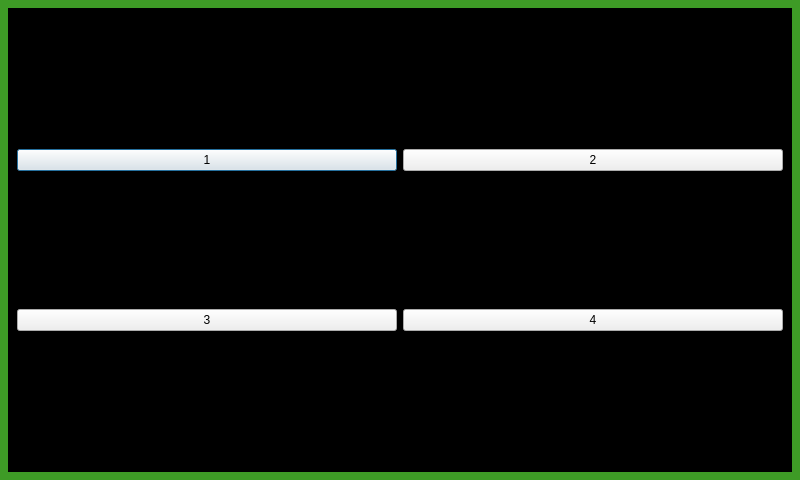
<?xml version="1.0" encoding="UTF-8"?>
<ui version="4.0">
 <class>mainWindowPop</class>
 <widget class="QDialog" name="mainWindowPop">
  <property name="geometry">
   <rect>
    <x>0</x>
    <y>0</y>
    <width>800</width>
    <height>480</height>
   </rect>
  </property>
  <property name="windowTitle">
   <string>Dialog</string>
  </property>
  <property name="styleSheet">
   <string notr="true">#mainWindowPop{background-color: rgb(62, 155, 38);
background-color: qconicalgradient(cx:0.5, cy:0.5, angle:0, stop:0 rgba(35, 40, 3, 255), stop:0.16 rgba(136, 106, 22, 255), stop:0.225 rgba(166, 140, 41, 255), stop:0.285 rgba(204, 181, 74, 255), stop:0.345 rgba(235, 219, 102, 255), stop:0.415 rgba(245, 236, 112, 255), stop:0.52 rgba(209, 190, 76, 255), stop:0.57 rgba(187, 156, 51, 255), stop:0.635 rgba(168, 142, 42, 255), stop:0.695 rgba(202, 174, 68, 255), stop:0.75 rgba(218, 202, 86, 255), stop:0.815 rgba(208, 187, 73, 255), stop:0.88 rgba(187, 156, 51, 255), stop:0.935 rgba(137, 108, 26, 255), stop:1 rgba(35, 40, 3, 255));}
</string>
  </property>
  <layout class="QGridLayout" name="gridLayout">
   <property name="leftMargin">
    <number>8</number>
   </property>
   <property name="topMargin">
    <number>8</number>
   </property>
   <property name="rightMargin">
    <number>8</number>
   </property>
   <property name="bottomMargin">
    <number>8</number>
   </property>
   <property name="horizontalSpacing">
    <number>2</number>
   </property>
   <property name="verticalSpacing">
    <number>0</number>
   </property>
   <item row="0" column="0">
    <widget class="QStackedWidget" name="stackedWidget">
     <property name="styleSheet">
      <string notr="true">#stackedWidget{background-color: rgb(0,0,0);}</string>
     </property>
     <property name="currentIndex">
      <number>2</number>
     </property>
     <widget class="QWidget" name="page">
      <property name="styleSheet">
       <string notr="true">border-image: url(:/image/bakground4.jpeg);</string>
      </property>
      <layout class="QGridLayout" name="gridLayout_2">
       <property name="leftMargin">
        <number>0</number>
       </property>
       <property name="topMargin">
        <number>0</number>
       </property>
       <property name="rightMargin">
        <number>0</number>
       </property>
       <property name="bottomMargin">
        <number>0</number>
       </property>
       <property name="spacing">
        <number>0</number>
       </property>
       <item row="0" column="0">
        <widget class="QLabel" name="label">
         <property name="font">
          <font>
           <pointsize>15</pointsize>
           <weight>75</weight>
           <bold>true</bold>
          </font>
         </property>
         <property name="styleSheet">
          <string notr="true">color: rgb(238, 238, 236);</string>
         </property>
         <property name="text">
          <string>剪刀设置:</string>
         </property>
        </widget>
       </item>
       <item row="1" column="0" colspan="2">
        <widget class="QTableWidget" name="m_tabCut">
         <property name="verticalScrollBarPolicy">
          <enum>Qt::ScrollBarAlwaysOff</enum>
         </property>
         <property name="horizontalScrollBarPolicy">
          <enum>Qt::ScrollBarAlwaysOff</enum>
         </property>
         <property name="alternatingRowColors">
          <bool>false</bool>
         </property>
         <property name="selectionMode">
          <enum>QAbstractItemView::SingleSelection</enum>
         </property>
         <property name="selectionBehavior">
          <enum>QAbstractItemView::SelectRows</enum>
         </property>
         <attribute name="horizontalHeaderStretchLastSection">
          <bool>true</bool>
         </attribute>
         <attribute name="verticalHeaderVisible">
          <bool>false</bool>
         </attribute>
         <attribute name="verticalHeaderStretchLastSection">
          <bool>false</bool>
         </attribute>
         <row>
          <property name="text">
           <string>新建行</string>
          </property>
         </row>
         <row>
          <property name="text">
           <string>新建行</string>
          </property>
         </row>
        </widget>
       </item>
       <item row="0" column="1">
        <spacer name="horizontalSpacer">
         <property name="orientation">
          <enum>Qt::Horizontal</enum>
         </property>
         <property name="sizeHint" stdset="0">
          <size>
           <width>515</width>
           <height>20</height>
          </size>
         </property>
        </spacer>
       </item>
      </layout>
     </widget>
     <widget class="QWidget" name="page_2">
      <property name="styleSheet">
       <string notr="true">border-image: url(:/image/bakground4.jpeg);</string>
      </property>
      <layout class="QGridLayout" name="gridLayout_4">
       <property name="leftMargin">
        <number>0</number>
       </property>
       <property name="topMargin">
        <number>0</number>
       </property>
       <property name="rightMargin">
        <number>0</number>
       </property>
       <property name="bottomMargin">
        <number>0</number>
       </property>
       <property name="spacing">
        <number>4</number>
       </property>
       <item row="0" column="1">
        <spacer name="horizontalSpacer_3">
         <property name="orientation">
          <enum>Qt::Horizontal</enum>
         </property>
         <property name="sizeHint" stdset="0">
          <size>
           <width>568</width>
           <height>20</height>
          </size>
         </property>
        </spacer>
       </item>
       <item row="1" column="0" colspan="2">
        <widget class="QTableWidget" name="m_tabAirValve">
         <property name="styleSheet">
          <string notr="true"/>
         </property>
         <property name="verticalScrollBarPolicy">
          <enum>Qt::ScrollBarAlwaysOff</enum>
         </property>
         <property name="horizontalScrollBarPolicy">
          <enum>Qt::ScrollBarAlwaysOff</enum>
         </property>
         <property name="alternatingRowColors">
          <bool>false</bool>
         </property>
         <property name="selectionMode">
          <enum>QAbstractItemView::SingleSelection</enum>
         </property>
         <property name="selectionBehavior">
          <enum>QAbstractItemView::SelectItems</enum>
         </property>
         <attribute name="horizontalHeaderVisible">
          <bool>false</bool>
         </attribute>
         <attribute name="horizontalHeaderStretchLastSection">
          <bool>true</bool>
         </attribute>
         <attribute name="verticalHeaderVisible">
          <bool>false</bool>
         </attribute>
         <attribute name="verticalHeaderStretchLastSection">
          <bool>false</bool>
         </attribute>
         <row>
          <property name="text">
           <string>新建行</string>
          </property>
         </row>
         <row>
          <property name="text">
           <string>新建行</string>
          </property>
         </row>
        </widget>
       </item>
       <item row="0" column="0">
        <widget class="QLabel" name="label_3">
         <property name="font">
          <font>
           <pointsize>15</pointsize>
           <weight>75</weight>
           <bold>true</bold>
          </font>
         </property>
         <property name="styleSheet">
          <string notr="true">color: rgb(238, 238, 236);</string>
         </property>
         <property name="text">
          <string>气阀设置:</string>
         </property>
        </widget>
       </item>
       <item row="2" column="0" colspan="2">
        <widget class="QLabel" name="m_labValveName">
         <property name="font">
          <font>
           <pointsize>13</pointsize>
           <weight>75</weight>
           <bold>true</bold>
          </font>
         </property>
         <property name="styleSheet">
          <string notr="true">color: rgb(255, 255, 255);</string>
         </property>
         <property name="text">
          <string/>
         </property>
         <property name="alignment">
          <set>Qt::AlignCenter</set>
         </property>
        </widget>
       </item>
      </layout>
     </widget>
     <widget class="QWidget" name="page_3">
      <property name="styleSheet">
       <string notr="true">#widget{border-image: url(:/image/bakground4.jpeg);}</string>
      </property>
      <layout class="QGridLayout" name="gridLayout_3">
       <property name="leftMargin">
        <number>0</number>
       </property>
       <property name="topMargin">
        <number>0</number>
       </property>
       <property name="rightMargin">
        <number>0</number>
       </property>
       <property name="bottomMargin">
        <number>0</number>
       </property>
       <property name="spacing">
        <number>4</number>
       </property>
       <item row="0" column="0" colspan="2">
        <widget class="QWidget" name="widget" native="true">
         <layout class="QGridLayout" name="gridLayout_5">
          <item row="0" column="0">
           <widget class="QPushButton" name="pushButton_1">
            <property name="text">
             <string>1</string>
            </property>
            <property name="checkable">
             <bool>true</bool>
            </property>
           </widget>
          </item>
          <item row="0" column="1">
           <widget class="QPushButton" name="pushButton_2">
            <property name="text">
             <string>2</string>
            </property>
            <property name="checkable">
             <bool>true</bool>
            </property>
           </widget>
          </item>
          <item row="1" column="0">
           <widget class="QPushButton" name="pushButton_3">
            <property name="text">
             <string>3</string>
            </property>
            <property name="checkable">
             <bool>true</bool>
            </property>
           </widget>
          </item>
          <item row="1" column="1">
           <widget class="QPushButton" name="pushButton_4">
            <property name="text">
             <string>4</string>
            </property>
            <property name="checkable">
             <bool>true</bool>
            </property>
           </widget>
          </item>
         </layout>
        </widget>
       </item>
      </layout>
     </widget>
    </widget>
   </item>
  </layout>
 </widget>
 <resources/>
 <connections/>
</ui>
